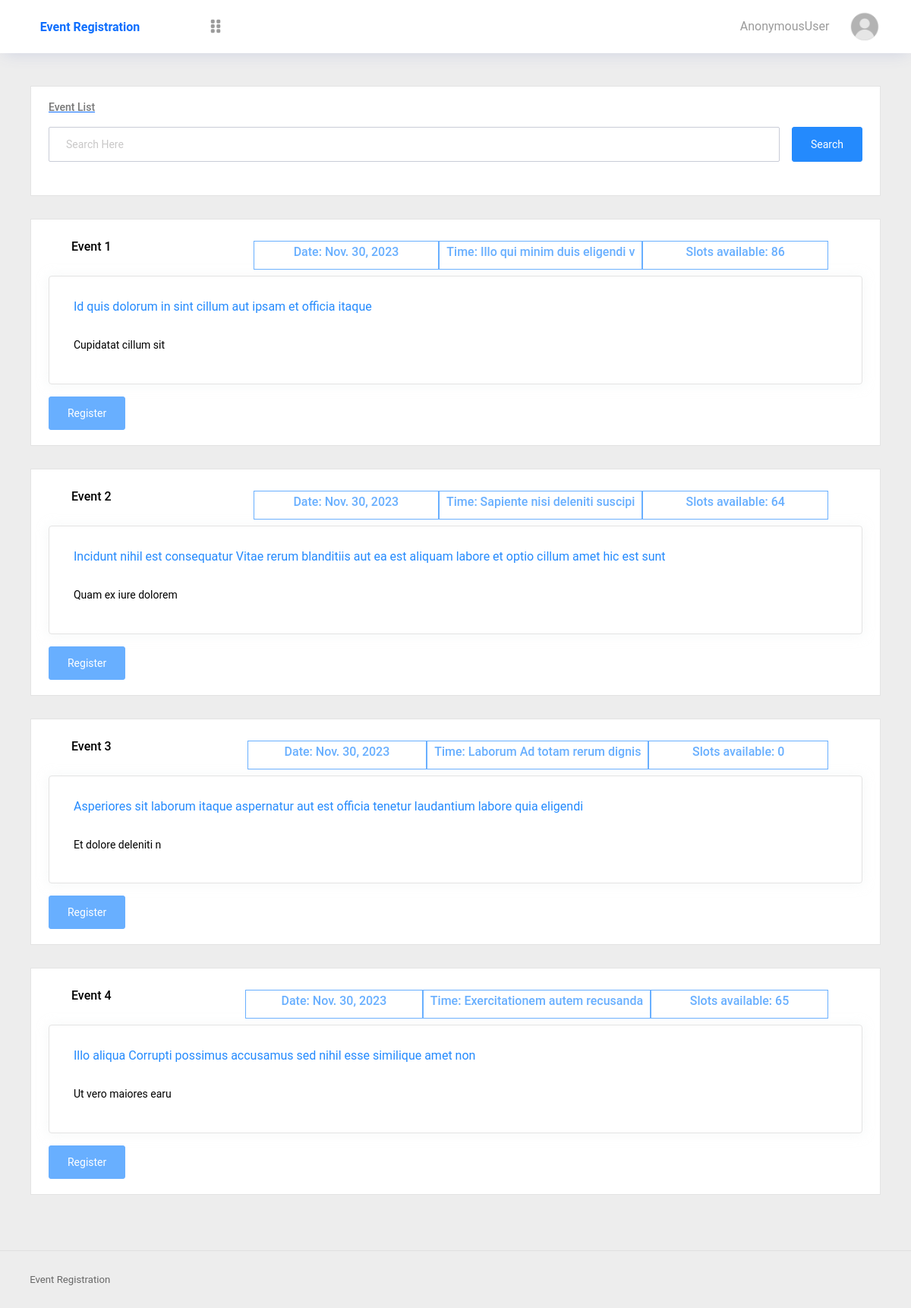
Before: / with the older database file.
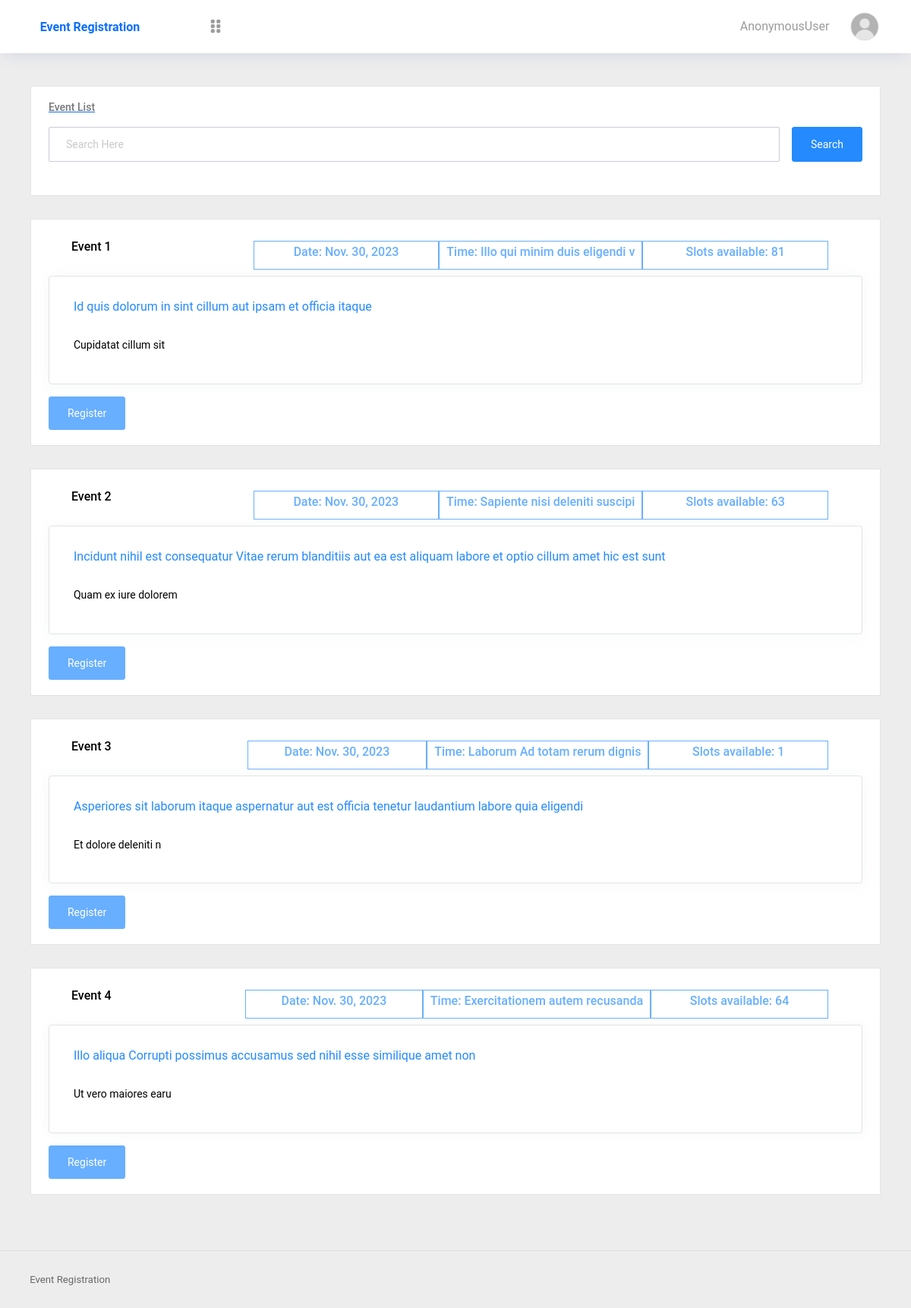
After: the same page with the newer database file.
### events/models.py (models this page shows, shortened)
class Event(models.Model):
    title = models.CharField(max_length=200)
    description = models.TextField()
    date = models.DateField(auto_now=False, auto_now_add=False)
    time = models.CharField(max_length=30)
    location = models.CharField(max_length=200)
    slots = models.IntegerField()
    status = models.BooleanField(default=True)

### events/views.py (the view)
# urls.py: path('', views.event_list, name='event-list'),
def event_list(request):
    if request.GET:
        query = request.GET.get("search")
        if query:
            events = Event.objects.filter(title__icontains=query)
        else:
            events = Event.objects.none()
    else:
        events = Event.objects.all()
    return render(request, 'events/event_list.html', {'events': events})

### templates/events/event_list.html (shortened to what this page needs)
{% extends "layouts/master.html" %}
{% load static %}
{% block content %}
<div class="main-panel w-100">
	<div class="content-wrapper">
		<div class="row">
			<div class="col-12 grid-margin">
				<div class="card">
					<div class="card-body">
						<a href="{% url 'event-list' %}"><h4 class="card-title">Event list</h4></a>
						<form action="{% url 'event-list' %}">
							<div class="form-group d-flex search-field">
								<input name="search" type="text" class="form-control" placeholder="Search Here">
								<button type="submit" class="btn btn-primary ms-3">Search</button>
							</div>
						</form>
					</div>
				</div>
			</div>
		</div>
		<div class="row">
			<div class="col-12 col-md-12">
				{% if events %}
				<div class="row">
					{% for event in events %}
					<div class="col-12 grid-margin">
						<div class="card">
							<div class="faq-block card-body">
								<div class="container-fluid py-2 row">
									<div class="col">
										<h5>Event&nbsp;{{ forloop.counter }}</h5>
									</div>
									<div class="col badge badge-info">
										<h5>Date:&nbsp;{{ event.date }}</h5>
									</div>
									<div class="col badge badge-info">
										<h5>Time:&nbsp;{{ event.time }}</h5>
									</div>
									<div class="col badge badge-info">
										<h5>Slots available:&nbsp;{{ event.slots }}</h5>
									</div>
								</div>
								<div id="accordion-1" class="accordion">
									<div class="card">
										<div class="card-header" id="headingOne">
											<h5 class="mb-0">
												<a data-bs-toggle="collapse" data-bs-target="#collapseOne"
													aria-expanded="true" aria-controls="collapseOne">
													{{ event.title }}
												</a>
											</h5>
										</div>
										<div id="collapseOne" class="collapse show" aria-labelledby="headingOne"
											data-bs-parent="#accordion-1">
											<div class="card-body">
												<p class="mb-0">
													{{ event.description }}
											</div>
										</div>
									</div>
									<div class="mt-3">
										<a href="{% url 'register-event' event.id %}"><button type="button" class="btn btn-info btn-clipboard">Register</button></a>
									</div>
								</div>
							</div>
						</div>
					</div>
					{% endfor %}
				</div>
				{% else %}
				<h3>No events found</h3>
				{% endif %}
			</div>
		</div>
	</div>
	{% include "layouts/footer.html" %}
</div>
{% endblock content %}

Changed rows visible on the page:
changed Event "Illo qui minim duis eligendi v": slots "86" → "81"
changed Event "Sapiente nisi deleniti suscipi": slots "64" → "63"
changed Event "Laborum Ad totam rerum dignis": slots "0" → "1"
changed Event "Exercitationem autem recusanda": slots "65" → "64"
